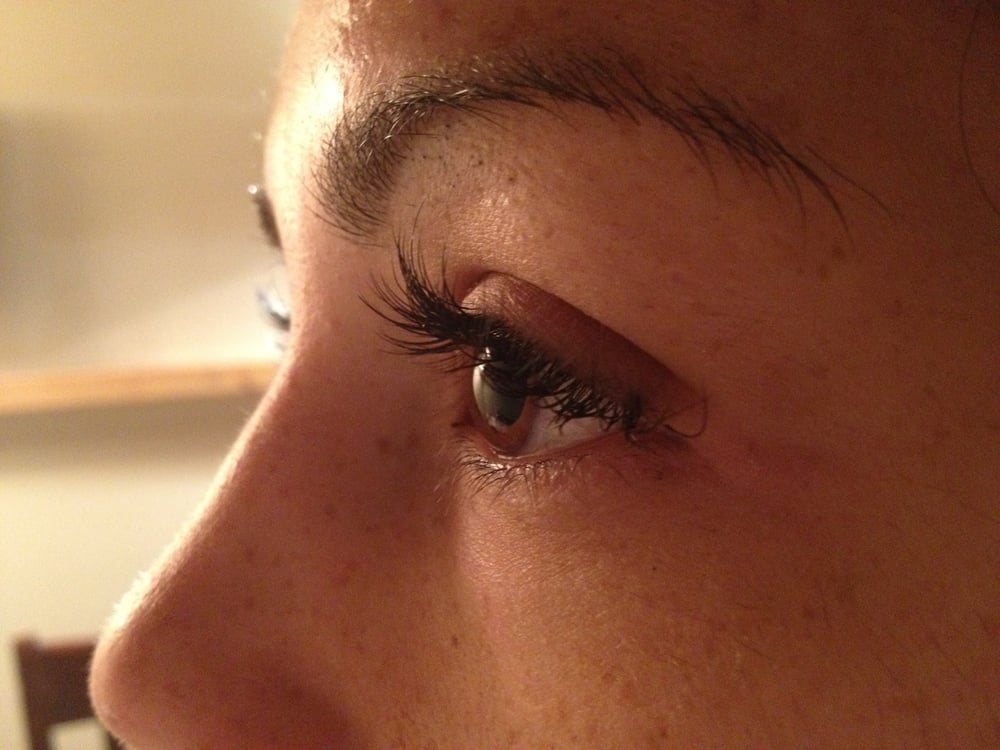
#> input picture Final Project - Ed/normal/SIDE_VIEW_11.jpg, 1000 x 750 px; its folder holds 4 pictures in this run
$ python mainv1.py
#> lines starting #> are read from the running program, lines starting #| are printed output that depends on the picture
import cv2
import glob
import os
import numpy as np
import operator


def load_images(path, outfile, width=100, height=100):

#> called with path = './normal', outfile = 'data6NORMAL6.bin', width = 100, height = 100
    print('Processing images...', path)

    # check if file exist
    if not os.path.exists(outfile):
        with open(outfile, 'wb') as f:

            img_canvas = np.zeros((height, width), dtype=np.uint8)
            # https://pymotw.com/2/glob/
            for filename in glob.glob(path + '/*.jpg'):

                im = cv2.imread(filename)
#> im is the input picture: shape (750, 1000, 3); mean B, G, R 65.1, 90.8, 141.6
                imgray = cv2.cvtColor(im, cv2.COLOR_BGR2GRAY)
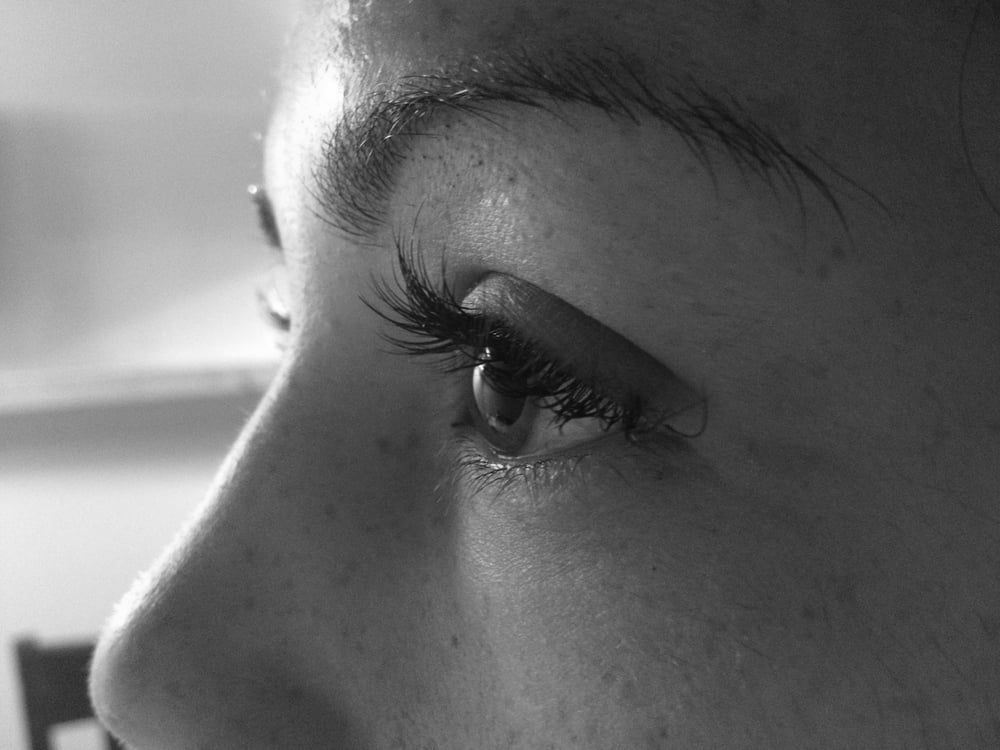
#> imgray: shape (750, 1000); min 9, max 254, mean 103.1
                imgray = cv2.bitwise_not(imgray)
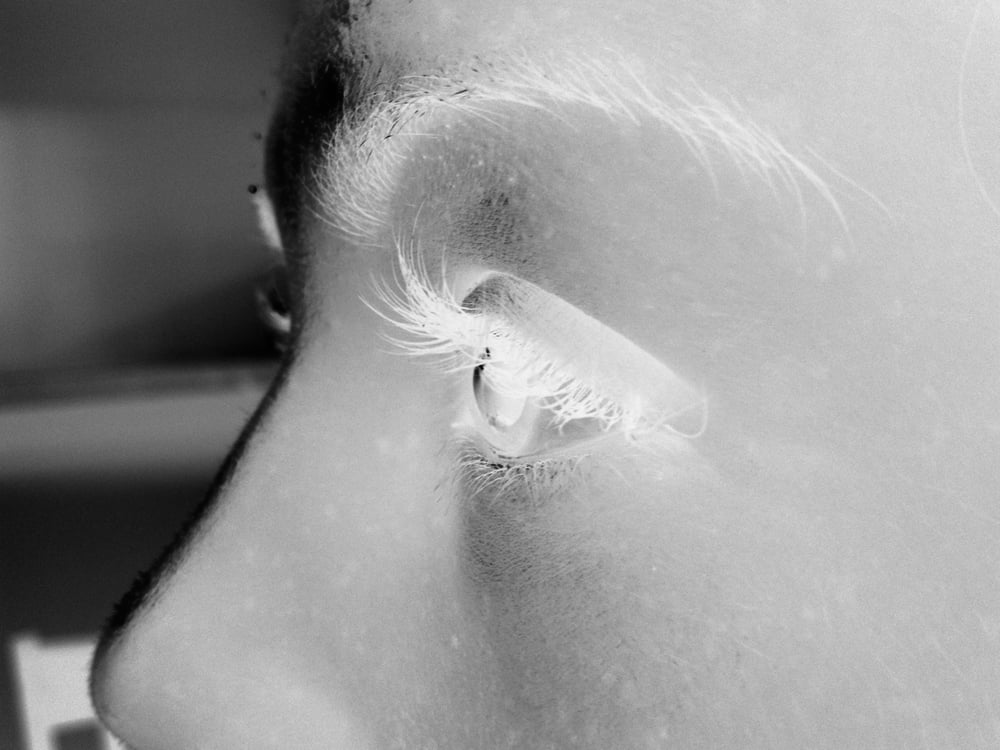
#> imgray: shape (750, 1000); min 1, max 246, mean 151.9

                img_canvas.fill(0)
                img_canvas = imgray[:height, :width]
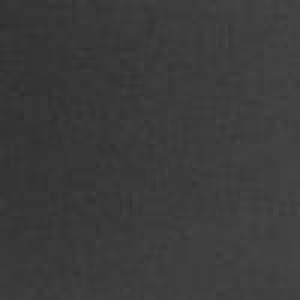
#> img_canvas: shape (100, 100) (shown 3 times larger); min 46, max 71, mean 59.4

                f.write(img_canvas.flatten())

                print(filename, '...', 'done')
#> pass 2 of the loop in load_images, `for filename in glob.glob(path + '/*.jpg'):`:
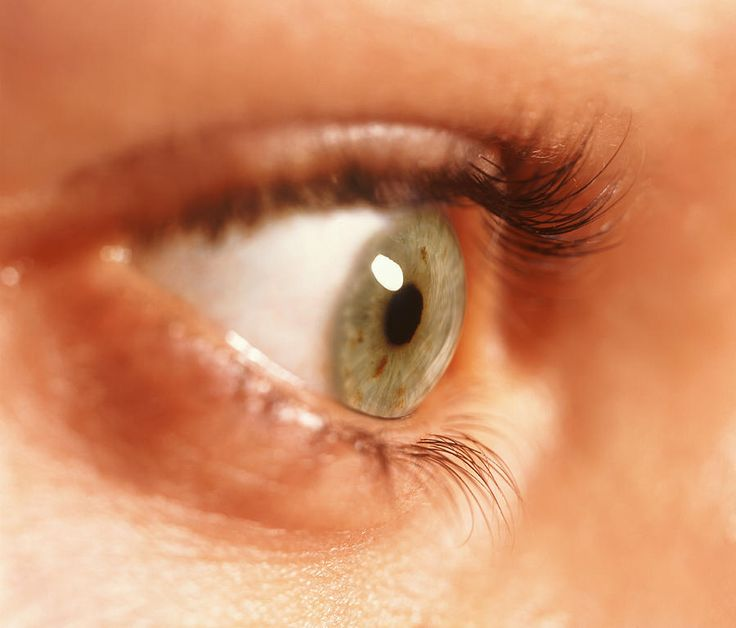
#> input picture Final Project - Ed/normal/SIDE_VIEW_21.jpg, 736 x 628 px
#> in load_images, im is the input picture: shape (628, 736, 3); mean B, G, R 101.8, 141, 209.3
#> in load_images, `imgray = cv2.bitwise_not(imgray)`:
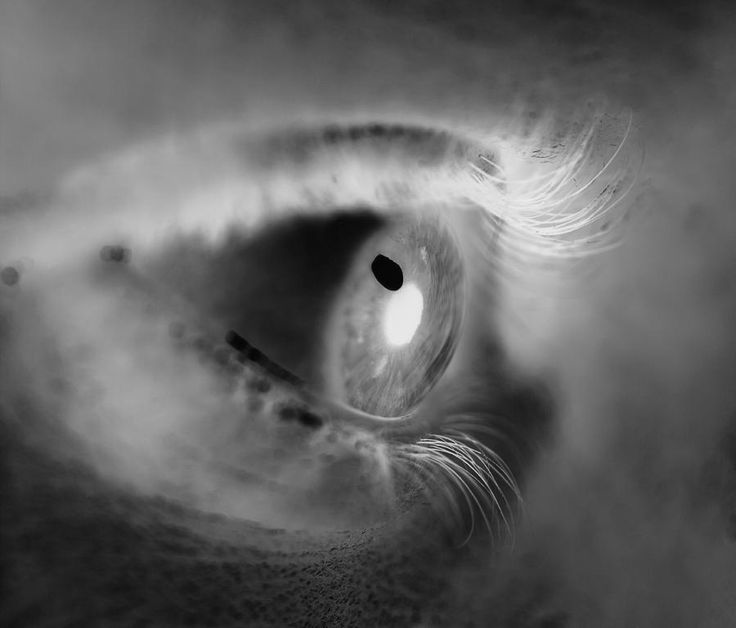
#> imgray: shape (628, 736); min 1, max 240, mean 98.1
#> in load_images, `img_canvas = imgray[:height, :width]`:
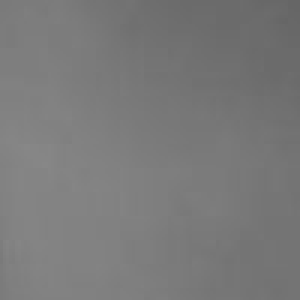
#> img_canvas: shape (100, 100) (shown 3 times larger); min 102, max 135, mean 121.6
#> pass 3 of the loop in load_images, `for filename in glob.glob(path + '/*.jpg'):`:
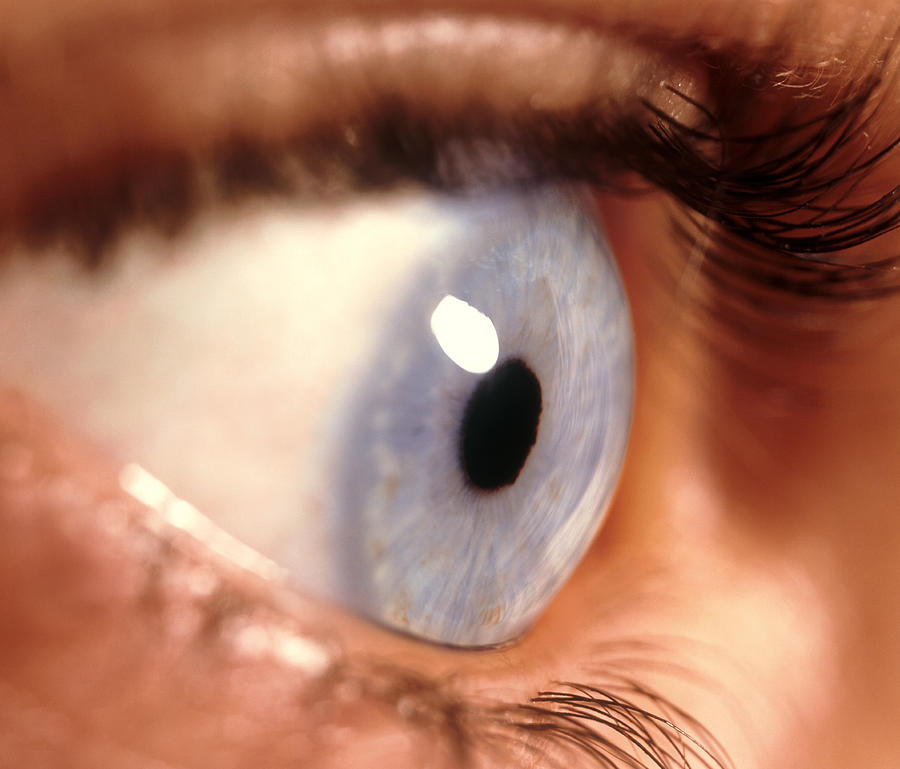
#> input picture Final Project - Ed/normal/SIDE_VIEW_22.jpg, 900 x 769 px
#> in load_images, im is the input picture: shape (769, 900, 3); mean B, G, R 95.9, 117.5, 169.5
#> in load_images, `imgray = cv2.bitwise_not(imgray)`:
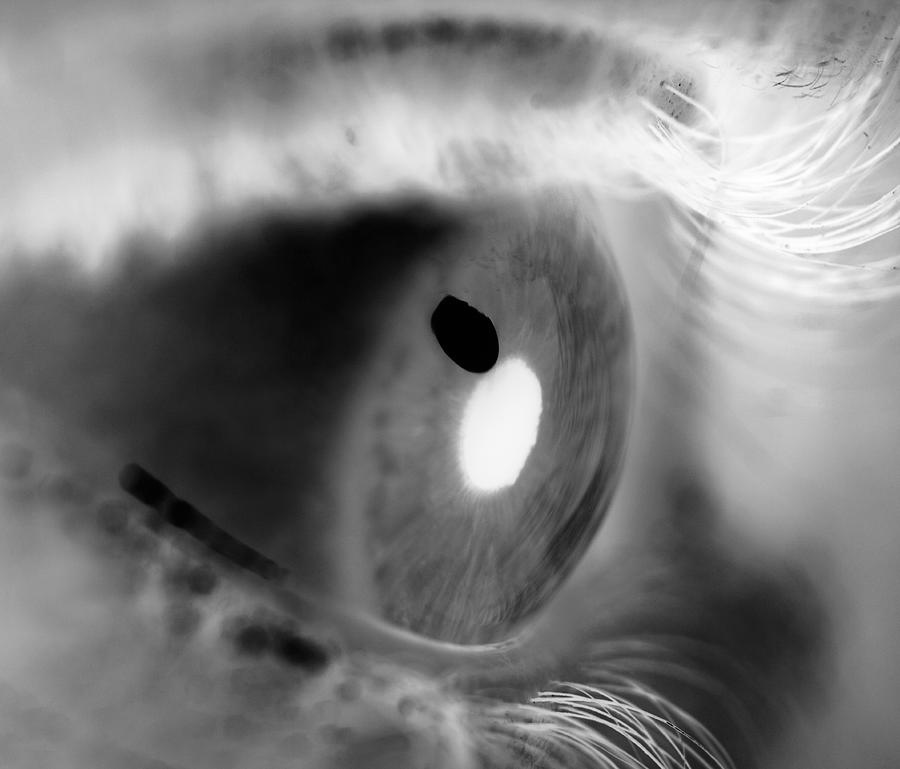
#> imgray: shape (769, 900); min 1, max 255, mean 124.4
#> in load_images, `img_canvas = imgray[:height, :width]`:
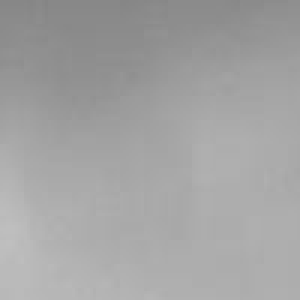
#> img_canvas: shape (100, 100) (shown 3 times larger); min 133, max 191, mean 163

    # load file if present
    data = np.fromfile(outfile, dtype=np.uint8)
    data.shape = (-1, width * height)

    return data


def extract_features(images):
    return images


def euclideanDistance(instance1, instance2):

    instance1, instance2 = np.asarray(instance1), np.asarray(instance2)
    eucl_dist = np.linalg.norm(instance1 - instance2, 2, 0)

    return eucl_dist


def getneighbors(train_X, train_Y, testInsance, k):
    neighbors = []
    for i in range(len(train_X)):
        distance = euclideanDistance(train_X[i], testInsance)
        neighbors.append((train_X[i], train_Y[i], distance))

    neighbors.sort(key=operator.itemgetter(2))

    return neighbors[:k]  # indices of k-nearest neighbors in training data


def assignLabel(neighbors):
    assignedclass = {}
    for neighbor in neighbors:
        label = neighbor[1]
        assignedclass[label] = assignedclass.get(label, 0) + 1

    # sort classes on the basis of votes it has recieved
    assignedclass = sorted(assignedclass.items(),
                           key=operator.itemgetter(1), reverse=True)

    return assignedclass[0][0]  # return most voted class


def getAccuracy(true_labels, predictions):
    correct_predictions = 0

    for i in range(len(true_labels)):
        if true_labels[i] == predictions[i]:
            correct_predictions += 1

    return float(correct_predictions) / len(true_labels)

def shuffle_array(a, b):
    p = np.random.permutation(len(a))
    return a[p], b[p]

if __name__ == '__main__':
    # https://discuss.analyticsvidhya.com/t/how-to-choose-the-value-of-k-in-knn-algorithm/2606
    K = 5
    # K = 1
    TRAIN_SIZE = 150
    # Change the file folders here
    # Create an output file to output the binary data resulting from running
    # the KNN algorithm
    #                        File images here, name for binary file here
    #                         You will need to add the binary file name
    #                         I have a few binary files already in the main program folder
    CLASS_A = load_images('./normal', 'data6NORMAL6.bin')
    CLASS_B = load_images('./diseasedPOSASTIG', 'data7NORMAL7v2.bin')
    CLASS_C = load_images('./normalASTIG', 'data6aNORMAL6av2.bin')

    CLASS_A_X = extract_features(CLASS_A)
    CLASS_B_X = extract_features(CLASS_B)
    CLASS_C_X = extract_features(CLASS_C)

    X = np.concatenate((CLASS_A_X, CLASS_B_X, CLASS_C_X), axis=0)
    Y = np.asarray([0] * len(CLASS_A) + [1] * len(CLASS_B) + [2] * len(CLASS_C)+ [3])

    X, Y = shuffle_array(X, Y)

    train_X, test_X = X[:TRAIN_SIZE], X[TRAIN_SIZE:]
    train_Y, test_Y = Y[:TRAIN_SIZE], Y[TRAIN_SIZE:]
    # There will be some noticeable lag as you run the algorithm
    print('Applying K Nearest Neighbors, please stand-by...')
    # https://medium.com/@adi.bronshtein/a-quick-introduction-to-k-nearest-neighbors-algorithm-62214cea29c7
    # good explanation to KNN and some applications for it
    predictions = []
    for i in range(len(test_X)):
        predicted_label = assignLabel(getneighbors(train_X, train_Y, test_X[i], K))
        predictions.append(predicted_label)

    print('Accuracy: {0:.8%}'.format(getAccuracy(test_Y, predictions)))
#> (the run stopped early here; a loop or call above may not have finished)
